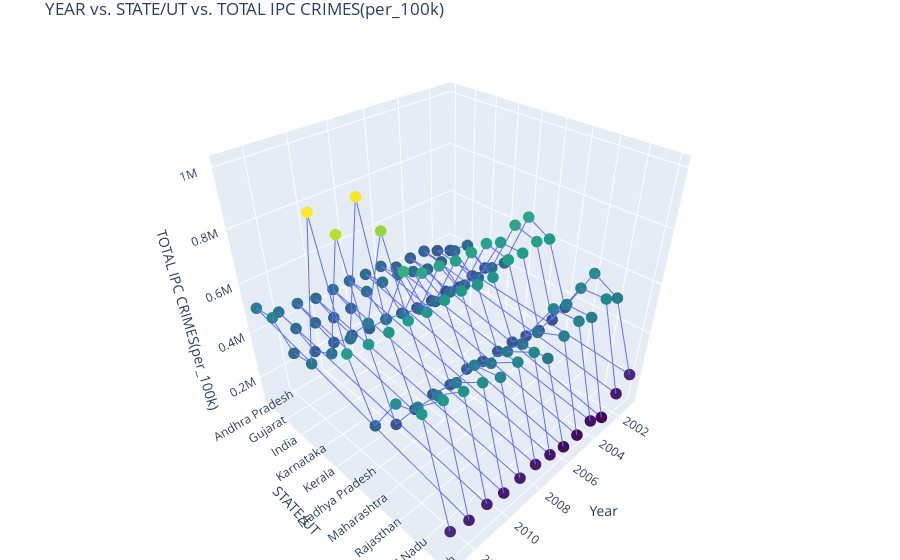

Notebook source saved alongside this figure:
### Code cell
top_states = df.groupby('STATE/UT')['TOTAL IPC CRIMES'].mean().sort_values(ascending=False).head(10).index

# Filter data to only those states
df_filtered = df[df['STATE/UT'].isin(top_states)]

# Encode STATE/UT as numeric values for y-axis, keep mapping for labels
state_to_num = {state: idx for idx, state in enumerate(sorted(df_filtered['STATE/UT'].unique()))}
df_filtered['STATE_NUM'] = df_filtered['STATE/UT'].map(state_to_num)

# Build 3D scatter plot
fig = go.Figure()

fig.add_trace(
    go.Scatter3d(
        x=df_filtered['YEAR'],
        y=df_filtered['STATE_NUM'],
        z=df_filtered['TOTAL IPC CRIMES(per_100k)'],
        mode='markers+lines',
        text=df_filtered['STATE/UT'],   # hover will show actual state
        marker=dict(size=4, color=df_filtered['TOTAL IPC CRIMES(per_100k)'], colorscale='Viridis'),
    )
)

# Update layout: show state names instead of numbers
fig.update_layout(
    title='YEAR vs. STATE/UT vs. TOTAL IPC CRIMES(per_100k)',
    scene=dict(
        xaxis=dict(title='Year'),
        yaxis=dict(
            title='STATE/UT',
            tickmode='array',
            tickvals=list(state_to_num.values()),
            ticktext=list(state_to_num.keys())
        ),
        zaxis=dict(title='TOTAL IPC CRIMES(per_100k)')
    ),
    margin=dict(l=0, r=0, b=0, t=30)
)

fig.show()

### Figure 1 — Plotly figure (JSON) as saved in the notebook; plotly's stock layout.template omitted (floating-point values rounded to 4 significant figures; data arrays with more than 128 entries replaced by an {"elided": "..."} marker saying what was removed)
{"data": [{"marker": {"color": {"elided": "130 float values"}, "colorscale": [[0, "#440154"], [0.1111, "#482878"], [0.2222, "#3e4989"], [0.3333, "#31688e"], [0.4444, "#26828e"], [0.5556, "#1f9e89"], [0.6667, "#35b779"], [0.7778, "#6ece58"], [0.8889, "#b5de2b"], [1, "#fde725"]], "size": 4}, "mode": "markers+lines", "text": {"elided": "130 str values"}, "type": "scatter3d", "x": {"elided": "130 int values"}, "y": {"elided": "130 int values"}, "z": {"elided": "130 float values"}}], "layout": {"margin": {"b": 0, "l": 0, "r": 0, "t": 30}, "scene": {"xaxis": {"title": {"text": "Year"}}, "yaxis": {"tickmode": "array", "ticktext": ["Andhra Pradesh", "Gujarat", "India", "Karnataka", "Kerala", "Madhya Pradesh", "Maharashtra", "Rajasthan", "Tamil Nadu", "Uttar Pradesh"], "tickvals": [0, 1, 2, 3, 4, 5, 6, 7, 8, 9], "title": {"text": "STATE/UT"}}, "zaxis": {"title": {"text": "TOTAL IPC CRIMES(per_100k)"}}}, "title": {"text": "YEAR vs. STATE/UT vs. TOTAL IPC CRIMES(per_100k)"}}}
